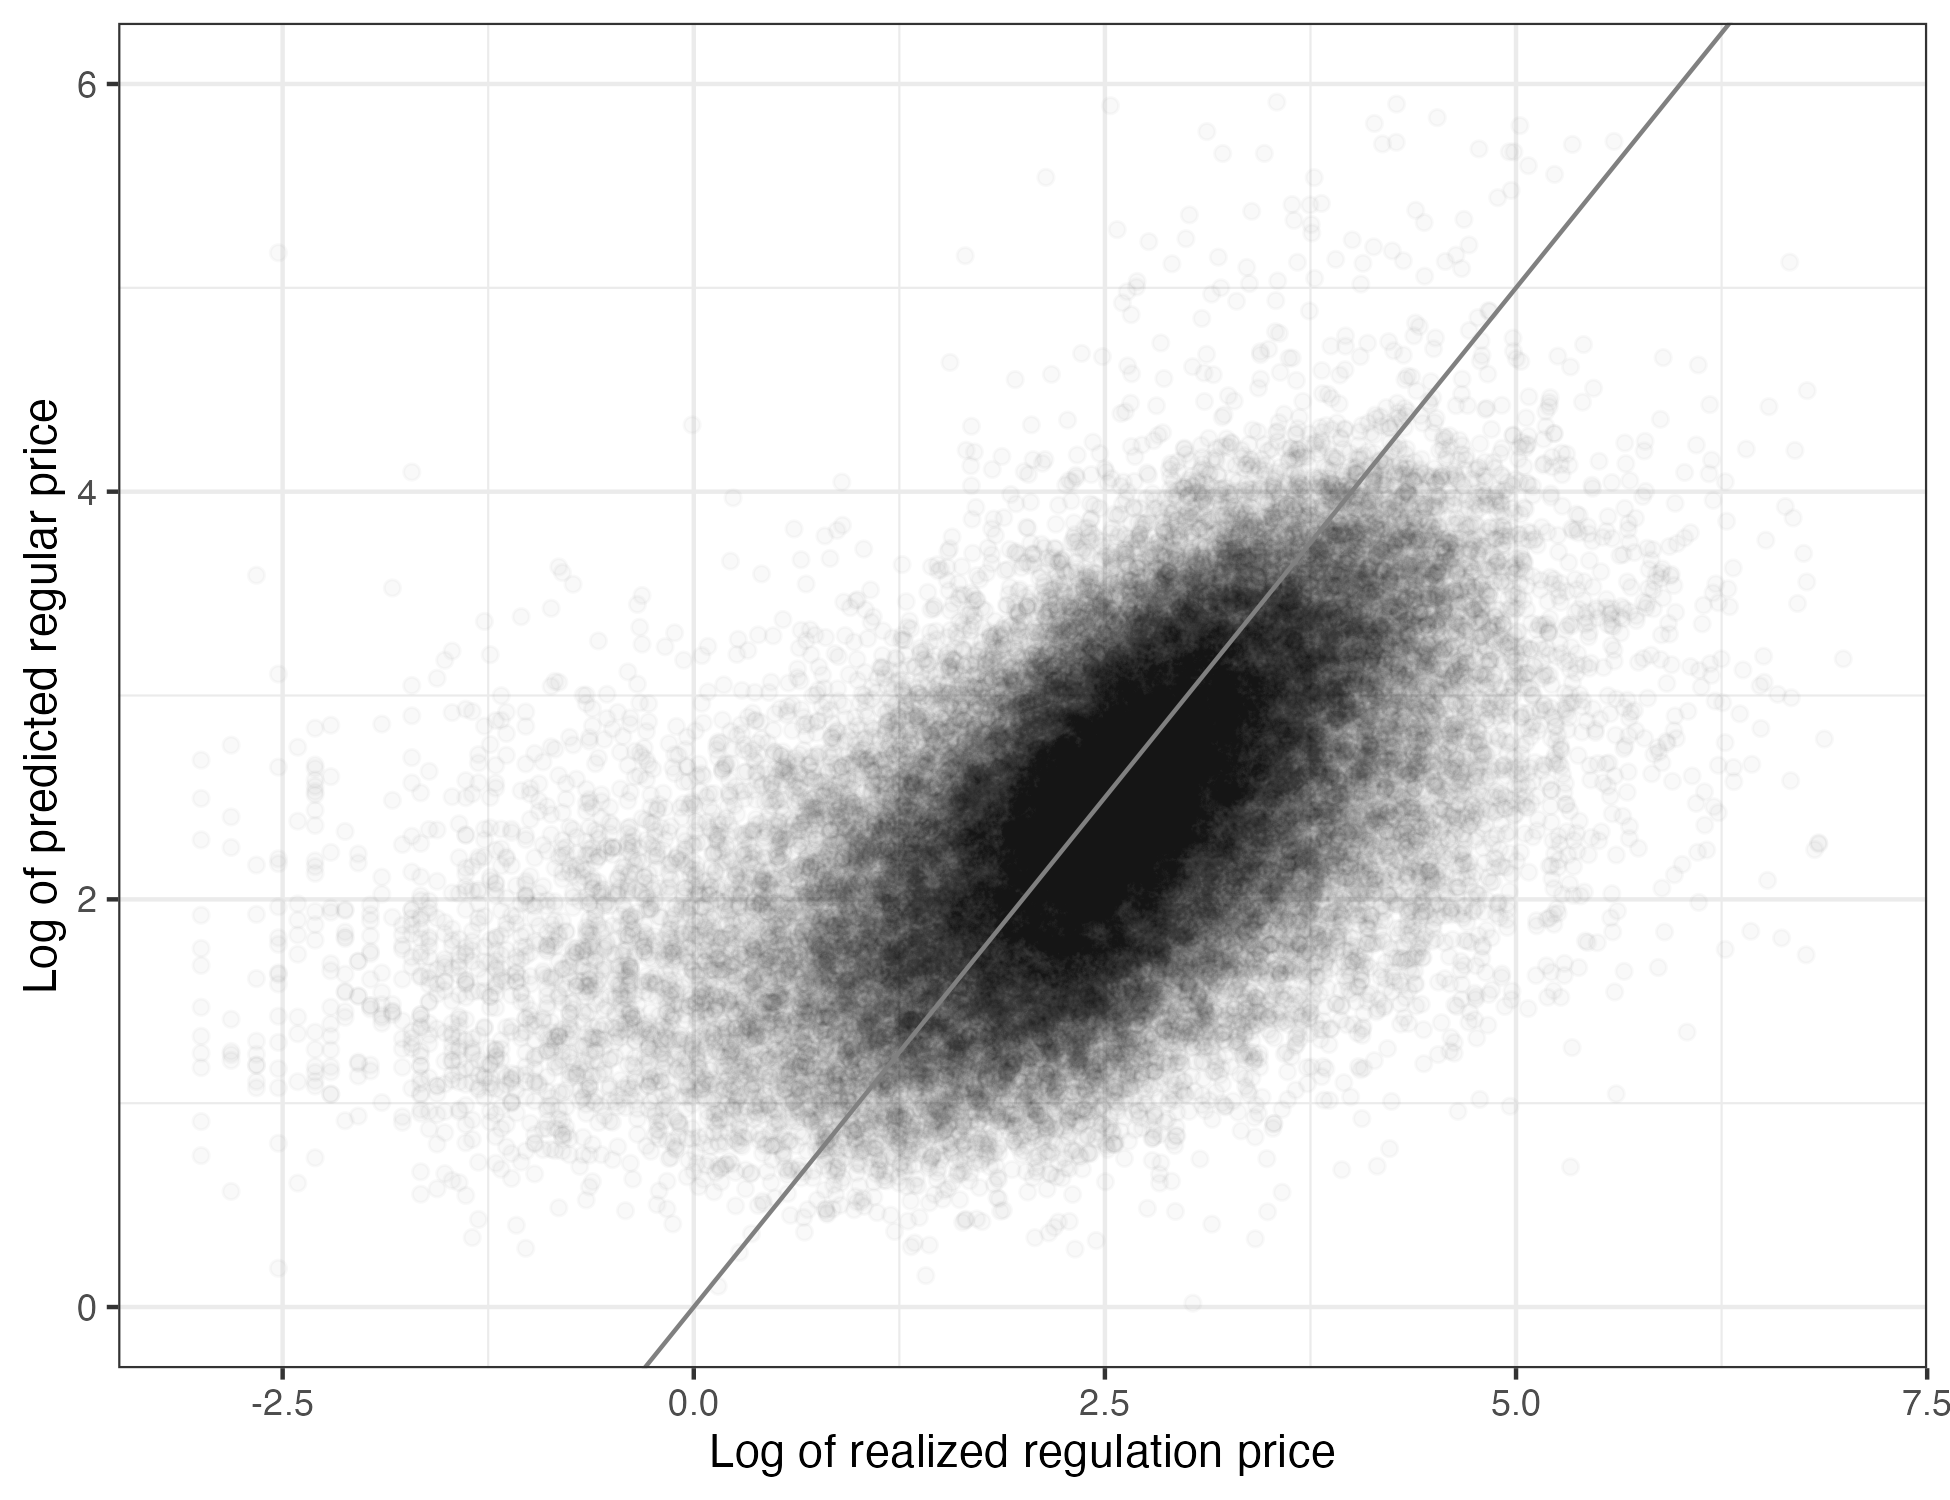

Here is the R script that generated this plot:
setwd("~/research/ev2grid/ev2grid")

library(dplyr)
library(lubridate)
library(ggplot2)
library(lfe)
library(timeDate)
library(FNN)
library(reshape2)
source("~/projects/research-common/R/felm-tools.R")

year.min <- 2018
year.max <- 2024

df <- data.frame()
for (year in year.min:(year.max-1))
    df <- rbind(df, read.csv(paste0("prices-", year, "-", (year+1) %% 100, ".csv")))
df$datetime <- parse_date_time(df$datetime_beginning_ept, "mdY HMS Op", tz="America/New_York")
df$yyyymmdd <- format(df$datetime, "%Y%m%d")

## WILMINGTON NEW CASTLE CO AIRPORT, DE US
## https://www.ncei.noaa.gov/pub/data/ghcn/daily/by_station/USW00013781.csv.gz
weather <- read.csv("USW00013781.csv", header=F, col.names=c('id', 'yyyymmdd', 'element', 'value', 'mf', 'qf', 'sf', 'time'))
weather2 <- dcast(weather, yyyymmdd ~ element)
weather2$yyyymmdd <- as.character(weather2$yyyymmdd)

df$holiday <- F
for (datename in c('USNewYearsDay', 'USInaugurationDay', 'USMLKingsBirthday', 'USLincolnsBirthday', 'USWashingtonsBirthday', 'USMemorialDay', 'USIndependenceDay', 'USLaborDay', 'USColumbusDay', 'USElectionDay', 'USVeteransDay', 'USThanksgivingDay', 'USChristmasDay', 'USCPulaskisBirthday', 'USGoodFriday'))
    df$holiday[as.Date(df$datetime) %in% as.Date(holiday(year.min:year.max, datename)@Data)] <- T
df$weekday <- weekdays(df$datetime)
df$yday <- yday(df$datetime)
df$hour <- hour(df$datetime)
df$yday.cos <- cos(df$yday * 2*pi / 365.25)
df$yday.sin <- sin(df$yday * 2*pi / 365.25)
df$hour.cos <- cos(df$hour * 2*pi / 24)
df$hour.sin <- sin(df$hour * 2*pi / 24)

df2 <- df %>% left_join(weather2) %>%
    arrange(datetime) %>% mutate(lag1=lag(rmccp, 1), lag2=lag(rmccp, 2),
                                 lag3=lag(rmccp, 3), lag4=lag(rmccp, 4),
                                 lag1d=lag(rmccp, 24), lag2d=lag(rmccp, 48),
                                 lag3d=lag(rmccp, 24*3), lag4d=lag(rmccp, 24*4),
                                 lag5d=lag(rmccp, 24*5), lag6d=lag(rmccp, 24*6),
                                 lag7d=lag(rmccp, 24*7),
                                 pcplag2d=lag(rmpcp, 24*2),
                                 pcplag3d=lag(rmpcp, 24*3), pcplag4d=lag(rmpcp, 24*4),
                                 pcplag5d=lag(rmpcp, 24*5), pcplag6d=lag(rmpcp, 24*6),
                                 pcplag7d=lag(rmpcp, 24*7),
                                 rtlag2d=lag(total_pjm_rt_load_mwh, 24*2),
                                 loclag2d=lag(total_pjm_loc_credit, 24*2),
                                 rplag2d=lag(total_pjm_reg_purchases, 24*2),
                                 ssrlag2d=lag(total_pjm_self_sched_reg, 24*2),
                                 arlag2d=lag(total_pjm_assigned_reg, 24*2),
                                 crlag2d=lag(total_pjm_rmccp_cr, 24*2),
                                 pcpcrlag2d=lag(total_pjm_rmpcp_cr, 24*2),
                                 PRCP1d=lag(PRCP, 1), PRCP2d=lag(PRCP, 2),
                                 TMAX1d=lag(TMAX, 1), TMAX2d=lag(TMAX, 2),
                                 TMIN1d=lag(TMIN, 1), TMIN2d=lag(TMIN, 2))
df2$rmccp[df2$rmccp == 0] <- 0.004 # 0.01 is lowest otherwise

ggplot(df2, aes(datetime, rmccp)) +
    geom_line() + scale_x_datetime() + scale_y_log10()

ggplot(df2, aes(datetime, rmccp)) +
    geom_line() + scale_x_datetime(limits=as.POSIXct(c("2022-06-01", "2022-06-02"))) + scale_y_log10()

summary(felm(log(rmccp) ~ datetime + holiday + weekday + lag1 + lag1d + lag2d + lag3d + lag4d + lag5d + lag6d + lag7d + yday.cos + yday.sin + hour.cos + hour.sin, data=df2))

summary(felm(log(rmccp) ~ datetime + holiday + weekday + lag1 + lag1d + lag2d + lag3d + lag4d + lag5d + lag6d + lag7d | factor(yday) + factor(hour), data=df2))

summary(felm(log(rmccp) ~ datetime + holiday + weekday + lag1 + lag2 + lag1d + lag2d + lag3d + lag4d + lag5d + lag6d + lag7d | factor(yday) + factor(hour), data=df2))

summary(felm(log(rmccp) ~ datetime + holiday + weekday + lag1 + lag2 + lag1d + lag2d + lag3d + lag4d + lag5d + lag6d + lag7d + pcplag2d + pcplag3d + pcplag4d + pcplag5d + pcplag6d + pcplag7d + rtlag2d + loclag2d + rplag2d + ssrlag2d + arlag2d + crlag2d + pcpcrlag2d + TMAX + TMAX1d | factor(yday) + factor(hour), data=df2))

df2$set <- rep(rep(1:4, each=24), ceiling(nrow(df2) / 96))[1:nrow(df2)]

est.knn <- function(df2, covars, knum) {
    knnvals <- rep(NA, nrow(df2))

    knnmat <- df2[, covars]
    if ('weekday' %in% covars) {
        knnmat$weekend <- df2$weekday %in% c('Saturday', 'Sunday')
        knnmat$weekday <- as.numeric(factor(knnmat$weekday, levels=c("Sunday", "Monday", "Tuesday", "Wednesday", "Thursday", "Friday", "Saturday")))
    }
    knnmat2 <- as.data.frame(lapply(knnmat, function(x) ((x - min(x, na.rm=T)) / (max(x, na.rm=T) - min(x, na.rm=T)))))
    knnvalid <- rowSums(is.na(knnmat2)) == 0
    for (trainset in 1:4) {
        trainmat <- knnmat2[df2$set == trainset & knnvalid, ]
        testmat <- knnmat2[df2$set == ((trainset - 1 + 2) %% 4) + 1 & knnvalid, ]
        trainyy <- df2$rmccp[df2$set == trainset & knnvalid]
        knn.res <- knn.reg(trainmat, testmat, trainyy, knum)
        knnvals[df2$set == ((trainset - 1 + 2) %% 4) + 1 & knnvalid] <- knn.res$pred
    }
    knnvals
}

df2$holiday.f <- as.numeric(df2$holiday)

df2$knn <- est.knn(df2, c('holiday.f', 'lag2d', 'lag3d', 'lag4d', 'lag5d', 'lag6d', 'lag7d', 'pcplag2d', 'pcplag3d', 'pcplag4d', 'pcplag5d', 'pcplag6d', 'pcplag7d', 'rtlag2d', 'loclag2d', 'rplag2d', 'ssrlag2d', 'arlag2d', 'crlag2d', 'pcpcrlag2d', 'yday.cos', 'yday.sin', 'hour.cos', 'hour.sin', 'weekday', 'TMAX2d', 'TMIN2d', 'PRCP2d'), 5)

summary(felm(log(rmccp) ~ datetime + holiday + weekday + lag1 + lag2 + lag1d + lag2d + lag3d + lag4d + lag5d + lag6d + lag7d + pcplag2d + pcplag3d + pcplag4d + pcplag5d + pcplag6d + pcplag7d + rtlag2d + loclag2d + rplag2d + ssrlag2d + arlag2d + crlag2d + pcpcrlag2d + TMAX1d + knn | factor(yday) + factor(hour), data=df2))

project.48.felm <- function(df2, covars) {
    felm(as.formula(paste("log(rmccp) ~", paste(covars, collapse=" + "), "| factor(yday) + factor(hour) + factor(weekday)")), data=df2)
}

## Project forward from set i to set i + 2
project.48 <- function(df2, covars, get.se=F, use.mod=NULL) {
    if (is.null(use.mod)) {
        mod <- project.48.felm(df2, covars)
    } else {
        mod <- use.mod
    }

    modfe <- getfe(mod)
    modfe.yday <- subset(modfe, fe == 'factor(yday)')
    modfe.yday$idx <- as.numeric(as.character(modfe.yday$idx))
    modfe.hour <- subset(modfe, fe == 'factor(hour)')
    modfe.hour$idx <- as.numeric(as.character(modfe.hour$idx))
    modfe.weekday <- subset(modfe, fe == 'factor(weekday)')
    modfe.weekday$idx <- as.character(modfe.weekday$idx)

    finalpredicted <- rep(NA, nrow(df2))
    if (get.se)
        finalse <- rep(NA, nrow(df2))

    daybegins <- seq(1, nrow(df2), by=24)
    daybeginsets <- ((1:length(daybegins)) - 1) %% 4 + 1
    for (trainset in 1:4) {
        predicted <- rep(NA, nrow(df2))
        predicted[df2$set == trainset] <- df2$rmccp[df2$set == trainset]
        if (get.se)
            thisse <- rep(NA, nrow(df2))

        predstart <- daybegins[daybeginsets == ((trainset - 1 + 1) %% 4) + 1]
        if (trainset == 4)
            predstart <- predstart[-1]

        for (tt in 0:47) {
            preddf <- df2[predstart + tt, covars]
            if ('lag1' %in% covars)
                preddf$lag1 <- predicted[predstart + tt - 1]
            if ('lag2' %in% covars)
                preddf$lag2 <- predicted[predstart + tt - 2]
            if ('lag1d' %in% covars)
                preddf$lag1d <- predicted[predstart + tt - 24]
            predvalid <- rowSums(is.na(preddf)) == 0
            ydayfe <- sapply(df2$yday[predstart + tt], function(yday) modfe.yday$effect[modfe.yday$idx == yday][1])
            hourfe <- sapply(df2$hour[predstart + tt], function(hour) modfe.hour$effect[modfe.hour$idx == hour][1])
            weekdayfe <- sapply(df2$weekday[predstart + tt], function(weekday) modfe.weekday$effect[modfe.weekday$idx == weekday][1])

            if (get.se) {
                fitse <- predict.felm(mod, preddf, se.fit=T)
                predicted[predstart[predvalid] + tt] <- fitse$fit$fit + (ydayfe + hourfe + weekdayfe)[predvalid]

                thisse[predstart[predvalid] + tt] <- fitse$se.fit
            } else {
                predicted[predstart[predvalid] + tt] <- predict.felm(mod, preddf)$fit + (ydayfe + hourfe + weekdayfe)[predvalid]
            }
        }

        finalpredicted[df2$set == ((trainset - 1 + 2) %% 4) + 1] <- predicted[df2$set == ((trainset - 1 + 2) %% 4) + 1]
        if (get.se)
            finalse[df2$set == ((trainset - 1 + 2) %% 4) + 1] <- thisse[df2$set == ((trainset - 1 + 2) %% 4) + 1]
    }

    if (get.se) {
        return(list(predicted=finalpredicted, se=finalse))
    } else {
        return(finalpredicted)
    }
}

df2$predicted <- project.48(df2, c('datetime', 'holiday.f', 'lag1', 'lag2', 'lag1d', 'lag2d', 'lag3d', 'lag4d', 'lag5d', 'lag6d', 'lag7d', 'pcplag2d', 'pcplag3d', 'pcplag4d', 'pcplag5d', 'pcplag6d', 'pcplag7d', 'rtlag2d', 'loclag2d', 'rplag2d', 'ssrlag2d', 'arlag2d', 'crlag2d', 'pcpcrlag2d', 'TMAX1d', 'knn'))

ggplot(df2, aes(log(rmccp), predicted)) +
    geom_point() + geom_abline(yintercept=0, slope=1, colour='#808080') +
    theme_bw()

allcovars.knn <- c('holiday', 'lag2d', 'lag3d', 'lag4d', 'lag5d', 'lag6d', 'lag7d', 'pcplag2d', 'pcplag3d', 'pcplag4d', 'pcplag5d', 'pcplag6d', 'pcplag7d', 'rtlag2d', 'loclag2d', 'rplag2d', 'ssrlag2d', 'arlag2d', 'crlag2d', 'pcpcrlag2d', 'yday.cos', 'yday.sin', 'hour.cos', 'hour.sin', 'weekday', 'TMAX2d', 'TMIN2d', 'PRCP2d')
allcovars.lfe <- c('datetime', 'holiday.f', 'lag1', 'lag2', 'lag1d', 'lag2d', 'lag3d', 'lag4d', 'lag5d', 'lag6d', 'lag7d', 'pcplag2d', 'pcplag3d', 'pcplag4d', 'pcplag5d', 'pcplag6d', 'pcplag7d', 'rtlag2d', 'loclag2d', 'rplag2d', 'ssrlag2d', 'arlag2d', 'crlag2d', 'pcpcrlag2d', 'TMAX2d', 'TMIN2d', 'PRCP2d', 'knn')

df2$knn <- est.knn(df2, allcovars.knn, 5)
df2$predicted <- project.48(df2, allcovars.lfe)
rmse <- sqrt(mean((log(df2$rmccp) - df2$predicted)^2, na.rm=T))

best.covars.knn <- allcovars.knn
best.covars.lfe <- allcovars.lfe
best.knum <- 5
best.rmse <- rmse
for (ii in 1:1000) {
    print(ii)
    ## Try to mutate: drop 1 and add up to 2
    try.covars.knn <- unique(c(sample(best.covars.knn, length(best.covars.knn)-1), sample(allcovars.knn, 2)))
    try.covars.lfe <- unique(c(sample(best.covars.lfe, length(best.covars.lfe)-1), sample(allcovars.lfe, 2)))
    try.knum <- best.knum + sample(-1:1, 1)
    if (identical(sort(try.covars.knn), sort(best.covars.knn)) && identical(sort(try.covars.lfe), sort(best.covars.lfe))) {
        ## Randomly select
        try.covars.knn <- sample(allcovars.knn, 2 + floor(runif(1) * (length(allcovars.knn) - 2)))
        try.covars.lfe <- sample(allcovars.lfe, 2 + floor(runif(1) * (length(allcovars.lfe) - 2)))
        try.knum <- ceiling(runif(1) * 20)
    }

    if ('knn' %in% try.covars.lfe)
        df2$knn <- est.knn(df2, try.covars.knn, try.knum)
    df2$predicted <- project.48(df2, try.covars.lfe)
    try.rmse <- sqrt(mean((log(df2$rmccp) - df2$predicted)^2, na.rm=T))

    if (try.rmse < best.rmse) {
        print("Improved!")
        best.covars.knn <- try.covars.knn
        best.covars.lfe <- try.covars.lfe
        best.knum <- try.knum
        best.rmse <- try.rmse
    }
}

## load("predprice.RData")

allcovars.knn[!(allcovars.knn %in% best.covars.knn)]
allcovars.lfe[!(allcovars.lfe %in% best.covars.lfe)]

df2$knn <- est.knn(df2, best.covars.knn, best.knum)
df2$predicted <- project.48(df2, best.covars.lfe)
sqrt(mean((log(df2$rmccp) - df2$predicted)^2, na.rm=T))

ggplot(df2, aes(log(rmccp), predicted)) +
    geom_point(alpha=.025) + geom_abline(yintercept=0, slope=1, colour='#808080') +
    theme_bw() + xlab("Log of realized regulation price") + ylab("Log of predicted regular price") +
    xlim(-3, 7) + ylim(0, 6)
ggsave("predprice.png", width=6.5, height=5)

save(best.covars.knn, best.knum, best.covars.lfe, file="predprice.RData")

## Bootstrap full result
for (bs in 1:20) {
    print(bs)
    df2.bs <- df2[sample(1:nrow(df2), nrow(df2), replace=T),]
    df2.bs$knn <- est.knn(df2.bs, best.covars.knn, best.knum)
    mod <- project.48.felm(df2.bs, best.covars.lfe)
    df2[, paste0("predbs", bs)] <- project.48(df2, best.covars.lfe, use.mod=mod)
}

write.csv(df2[, c('datetime', 'rmccp', 'predicted', paste0("predbs", 1:20))], "predprice.csv", row.names=F)
